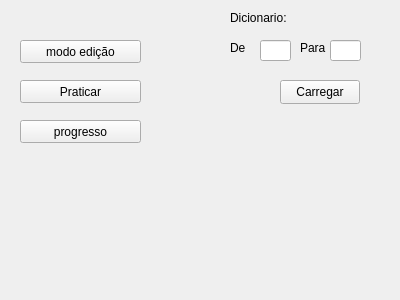
<?xml version="1.0" encoding="UTF-8"?>
<ui version="4.0">
 <class>MainWindow</class>
 <widget class="QMainWindow" name="MainWindow">
  <property name="geometry">
   <rect>
    <x>0</x>
    <y>0</y>
    <width>400</width>
    <height>300</height>
   </rect>
  </property>
  <property name="minimumSize">
   <size>
    <width>400</width>
    <height>300</height>
   </size>
  </property>
  <property name="maximumSize">
   <size>
    <width>466</width>
    <height>350</height>
   </size>
  </property>
  <property name="windowTitle">
   <string>IdiomMaster 1.0</string>
  </property>
  <property name="styleSheet">
   <string notr="true">QMainWindow{
	background-image: url(:/new/prefix1/background_menu.PNG);
}
</string>
  </property>
  <widget class="QWidget" name="centralWidget">
   <widget class="QPushButton" name="exibir_prog">
    <property name="geometry">
     <rect>
      <x>20</x>
      <y>120</y>
      <width>121</width>
      <height>23</height>
     </rect>
    </property>
    <property name="text">
     <string>progresso</string>
    </property>
   </widget>
   <widget class="QPushButton" name="praticar">
    <property name="geometry">
     <rect>
      <x>20</x>
      <y>80</y>
      <width>121</width>
      <height>23</height>
     </rect>
    </property>
    <property name="text">
     <string>Praticar</string>
    </property>
   </widget>
   <widget class="QPushButton" name="entrar_dicionario">
    <property name="geometry">
     <rect>
      <x>20</x>
      <y>40</y>
      <width>121</width>
      <height>23</height>
     </rect>
    </property>
    <property name="text">
     <string>modo edição</string>
    </property>
   </widget>
   <widget class="QLineEdit" name="De">
    <property name="geometry">
     <rect>
      <x>260</x>
      <y>40</y>
      <width>31</width>
      <height>21</height>
     </rect>
    </property>
   </widget>
   <widget class="QLineEdit" name="Para">
    <property name="geometry">
     <rect>
      <x>330</x>
      <y>40</y>
      <width>31</width>
      <height>21</height>
     </rect>
    </property>
   </widget>
   <widget class="QLabel" name="label">
    <property name="geometry">
     <rect>
      <x>230</x>
      <y>40</y>
      <width>21</width>
      <height>16</height>
     </rect>
    </property>
    <property name="text">
     <string>De</string>
    </property>
   </widget>
   <widget class="QLabel" name="label_2">
    <property name="geometry">
     <rect>
      <x>300</x>
      <y>40</y>
      <width>31</width>
      <height>16</height>
     </rect>
    </property>
    <property name="text">
     <string>Para</string>
    </property>
   </widget>
   <widget class="QLabel" name="label_3">
    <property name="geometry">
     <rect>
      <x>230</x>
      <y>10</y>
      <width>71</width>
      <height>16</height>
     </rect>
    </property>
    <property name="text">
     <string>Dicionario:</string>
    </property>
   </widget>
   <widget class="QPushButton" name="CarregarDic">
    <property name="geometry">
     <rect>
      <x>280</x>
      <y>80</y>
      <width>80</width>
      <height>24</height>
     </rect>
    </property>
    <property name="text">
     <string>Carregar</string>
    </property>
   </widget>
  </widget>
  <widget class="QMenuBar" name="menuBar">
   <property name="geometry">
    <rect>
     <x>0</x>
     <y>0</y>
     <width>400</width>
     <height>21</height>
    </rect>
   </property>
  </widget>
  <action name="actionAbrir_arquivo">
   <property name="text">
    <string>Abrir arquivo de traduções</string>
   </property>
  </action>
 </widget>
 <layoutdefault spacing="6" margin="11"/>
 <resources/>
 <connections/>
</ui>
